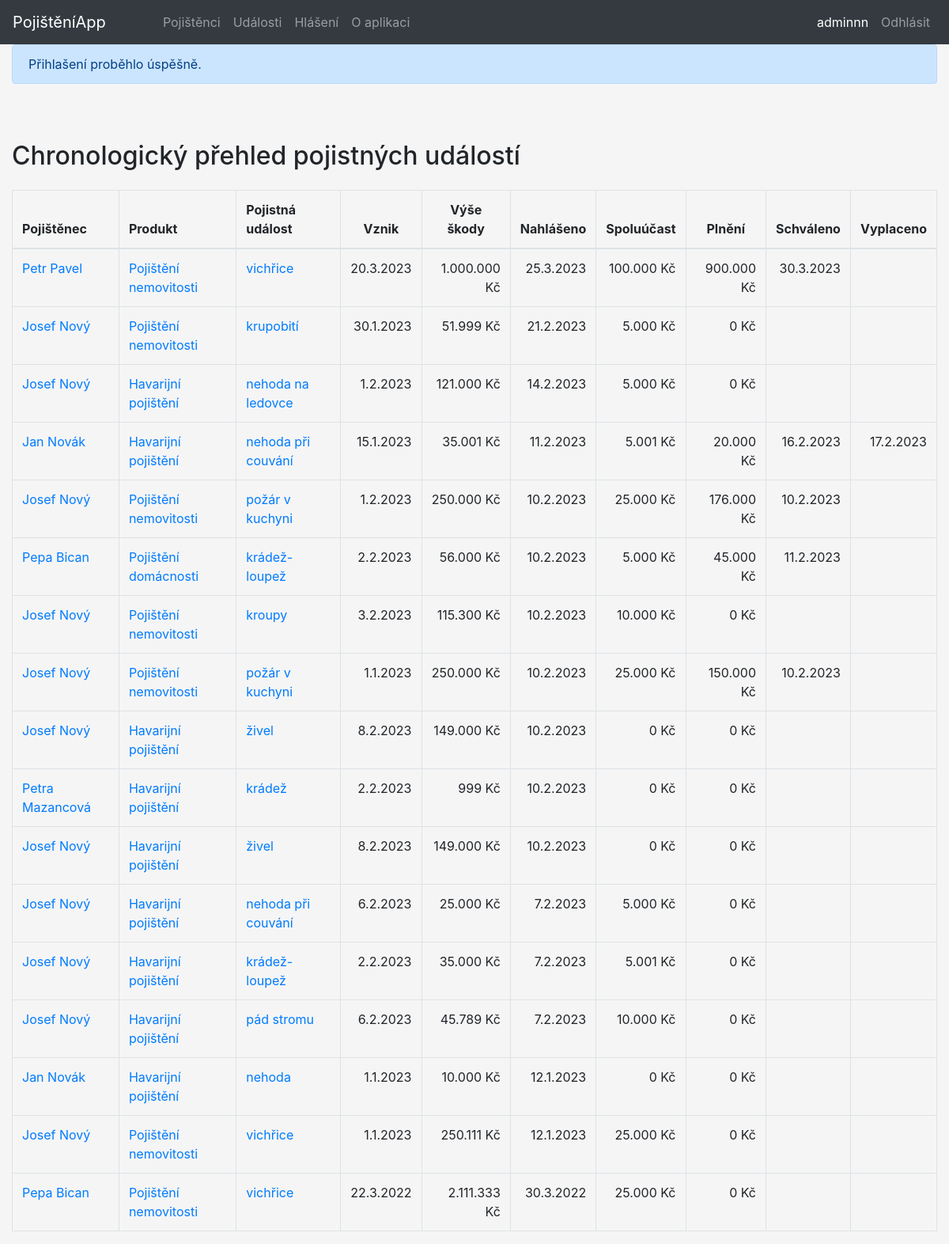
/udalosti (signed in), run on the app's committed database.
### tables this page shows
CREATE TABLE `udalosti` (
  `udalosti_id` int(11) NOT NULL,
  `nazev` varchar(255) NOT NULL,
  `datum_vzniku` date NOT NULL,
  `datum_nahlaseni` date NOT NULL,
  `vyse_skody` int(11) NOT NULL,
  `produkt_id` int(11) NOT NULL
);

CREATE TABLE `pojistenci` (
  `pojistenci_id` int(11) NOT NULL,
  `jmeno` varchar(255) NOT NULL,
  `prijmeni` varchar(255) NOT NULL,
  `email` varchar(255) NOT NULL,
  `telefon` varchar(20) NOT NULL,
  `ulice_cp` varchar(255) NOT NULL,
  `mesto` varchar(255) NOT NULL,
  `psc` varchar(6) NOT NULL,
  `registr_kod` int(11) NOT NULL
);

CREATE TABLE `pojisteni` (
  `pojisteni_id` int(11) NOT NULL,
  `poj_produkt` varchar(255) NOT NULL,
  `poj_castka` int(11) NOT NULL,
  `predmet_poj` varchar(255) NOT NULL,
  `platnost_od` date NOT NULL,
  `platnost_do` date NOT NULL,
  `pojistenec_id` int(11) NOT NULL
);

CREATE TABLE `plneni` (
  `plneni_id` int(11) NOT NULL,
  `vyse_plneni` int(11) DEFAULT NULL,
  `spoluucast` int(11) NOT NULL,
  `datum_schvaleni` date DEFAULT NULL,
  `datum_vyplaty` date DEFAULT NULL,
  `udalost_id` int(11) NOT NULL
);

### index.php (called while the page is built, shortened)
<?php
$smerovac = new SmerovacKontroler();
$smerovac->zpracuj(array($_SERVER['REQUEST_URI']));
$smerovac->vypisPohled();

### kontrolery/UdalostiKontroler.php (called while the page is built, shortened)
<?php
class UdalostiKontroler extends Kontroler
{
	public function zpracuj(array $parametry): void
	{
		$spravceUzivatelu = new SpravceUzivatelu();
		$spravceUdalosti = new SpravceUdalosti();
		$uzivatel = $spravceUzivatelu->vratUzivatele();
		if(!$uzivatel['admin']) {
			$this->presmeruj("pojistenec-udalosti/{$uzivatel['pojistenec_id']}");
		} else {
			$udalosti = $spravceUdalosti->vratHistoriiUdalosti();
		}
	}
}

### modely/Db.php (called while the page is built, shortened)
<?php
class Db {
    private static $spojeni;
    private static array $nastaveni = array(
		PDO::ATTR_ERRMODE => PDO::ERRMODE_EXCEPTION,
		PDO::MYSQL_ATTR_INIT_COMMAND => "SET NAMES utf8",
		PDO::ATTR_EMULATE_PREPARES => false,
	);
    public static function pripoj(string $host, string $uzivatel, string $heslo, string $databaze) : void
    {
		if (!isset(self::$spojeni)) {
			self::$spojeni = @new PDO(
				"mysql:host=$host;dbname=$databaze",
				$uzivatel,
				$heslo,
				self::$nastaveni
			);
		}
	}
    public static function dotazVsechny(string $dotaz, array $parametry = array()) : array|bool
    {
		$navrat = self::$spojeni->prepare($dotaz);
		$navrat->execute($parametry);
		return $navrat->fetchAll();
	}
}

### modely/SpravceUdalosti.php (called while the page is built, shortened)
<?php
class SpravceUdalosti
{
	public function vratHistoriiUdalosti() : array|bool
	{
		return Db::dotazVsechny('
		SELECT `pojistenci_id`, `jmeno`, `prijmeni`, `produkt_id`, `poj_produkt`, `udalosti_id`, `nazev`, `datum_vzniku`, `vyse_skody`, `datum_nahlaseni`, `spoluucast`, `vyse_plneni`, `datum_schvaleni`, `datum_vyplaty`
		FROM `udalosti`
		JOIN `plneni`
		ON `udalosti_id` = `udalost_id`
		JOIN `pojisteni`
		ON `produkt_id` = `pojisteni_id`
		JOIN `pojistenci`
		ON `pojistenci_id` = `pojistenec_id`
		ORDER BY `datum_nahlaseni` DESC
		');
	}
}

### kontrolery/SmerovacKontroler.php (called while the page is built, shortened)
<?php
class SmerovacKontroler extends Kontroler
{
	protected Kontroler $kontroler;
	private function pomlckyDoVelbloudiNotace(string $text) : string
	{
		$veta = str_replace('-', ' ', $text);
		$veta = ucwords($veta);
		$veta = str_replace(' ', '', $veta);
		return $veta;
	}
	private function parsujURL(string $url) : array
	{
        $naparsovanaURL = parse_url($url);
		$naparsovanaURL["path"] = ltrim($naparsovanaURL["path"], "/");
		$naparsovanaURL["path"] = trim($naparsovanaURL["path"]);
		$rozdelenaCesta = explode("/", $naparsovanaURL["path"]);
		return $rozdelenaCesta;
	}
    public function zpracuj(array $parametry) : void
    {
		$naparsovanaURL = $this->parsujURL($parametry[0]);
		$tridaKontroleru = $this->pomlckyDoVelbloudiNotace(array_shift($naparsovanaURL)) . 'Kontroler';
		if (file_exists('kontrolery/' . $tridaKontroleru . '.php'))
			$this->kontroler = new $tridaKontroleru;
		else
			$this->presmeruj('chyba');
        $this->kontroler->zpracuj($naparsovanaURL);
    }
}

### modely/FormatHelper.php (called while the page is built, shortened)
<?php
class FormatHelper
{
    public static function datumDoFormulare($vstupniDatum)
	{
		if (!$vstupniDatum) {
			return null;
		} else
		$datum_pole = explode('-', $vstupniDatum);
		$den = ltrim($datum_pole[2], "0");
		$mesic = ltrim($datum_pole[1], "0");
		$rok = $datum_pole[0];
		return $den . '.' . $mesic . '.' . $rok;
	}
}

### pohledy/udalosti.phtml (the view, shortened to what this page needs)
<div class="container-fluid">
		<h2 class="py-lg-3">Chronologický přehled pojistných událostí</h2>
		<table class="table table-bordered table-hover table-responsive-sm">
			<thead>
				<th>Pojištěnec</th>
				<th>Produkt</th>
				<th>Pojistná událost</th>
				<th style="text-align:center">Vznik</th>
				<th style="text-align:center">Výše škody</th>
				<th style="text-align:center">Nahlášeno</th>
				<th style="text-align:center">Spoluúčast</th>
				<th style="text-align:center">Plnění</th>
				<th style="text-align:center">Schváleno</th>
				<th style="text-align:center">Vyplaceno</th>
			</thead>
			<tbody>
				<?php foreach ($udalosti as $udalost) : ?>
					<tr>
						<td><a href="stavajici-pojistenec/<?=$udalost['pojistenci_id']?>"><?= $udalost['jmeno'] . ' ' . $udalost['prijmeni']?></a></td>
						<td><a href="detail-pojisteni/<?=$udalost['pojistenci_id']?>/<?=$udalost['produkt_id']?>"><?= $udalost['poj_produkt']?></a></td>
						<td><a href="editovat-udalost/<?=$udalost['pojistenci_id']?>/<?=$udalost['produkt_id']?>/<?=$udalost['udalosti_id']?>"><?= $udalost['nazev']?></a></td>
						<td style="text-align:right"><?= FormatHelper::datumDoFormulare($udalost['datum_vzniku'])?></td>
						<td style="text-align:right"><?= number_format($udalost['vyse_skody'], 0, ',', '.') . ' Kč'?></td>
						<td style="text-align:right"><?= FormatHelper::datumDoFormulare($udalost['datum_nahlaseni'])?></td>
						<td style="text-align:right"><?= number_format($udalost['spoluucast'], 0, ',', '.') . ' Kč'?></td>
						<td style="text-align:right"><?= number_format($udalost['vyse_plneni'], 0, ',', '.') . ' Kč'?></td>
						<td style="text-align:right"><?= FormatHelper::datumDoFormulare($udalost['datum_schvaleni'])?></td>
						<td style="text-align:right"><?= FormatHelper::datumDoFormulare($udalost['datum_vyplaty'])?></td>
					</tr>
				<?php endforeach ?>
			</tbody>
		</table>
	</div>

### style.css (style rules this page uses)
body { background-color: whitesmoke; }
.container-fluid { margin-top: 56px; }

### data on the page
udalosti: pojistenci.jmeno "Petr", pojistenci.prijmeni "Pavel", produkt.poj_produkt "Pojištění nemovitosti", nazev "vichřice", datum_vzniku "20.3.2023", vyse_skody "1.000.000", datum_nahlaseni "25.3.2023", plneni.spoluucast "100.000", plneni.vyse_plneni "900.000", plneni.datum_schvaleni "30.3.2023"
udalosti: pojistenci.jmeno "Josef", pojistenci.prijmeni "Nový", produkt.poj_produkt "Pojištění nemovitosti", nazev "krupobití", datum_vzniku "30.1.2023", vyse_skody "51.999", datum_nahlaseni "21.2.2023", plneni.spoluucast "5.000", plneni.vyse_plneni "0"
udalosti: pojistenci.jmeno "Josef", pojistenci.prijmeni "Nový", produkt.poj_produkt "Havarijní pojištění", nazev "nehoda na ledovce", datum_vzniku "1.2.2023", vyse_skody "121.000", datum_nahlaseni "14.2.2023", plneni.spoluucast "5.000", plneni.vyse_plneni "0"
udalosti: pojistenci.jmeno "Jan", pojistenci.prijmeni "Novák", produkt.poj_produkt "Havarijní pojištění", nazev "nehoda při couvání", datum_vzniku "15.1.2023", vyse_skody "35.001", datum_nahlaseni "11.2.2023", plneni.spoluucast "5.001", plneni.vyse_plneni "20.000", plneni.datum_schvaleni "16.2.2023", plneni.datum_vyplaty "17.2.2023"
udalosti: pojistenci.jmeno "Josef", pojistenci.prijmeni "Nový", produkt.poj_produkt "Pojištění nemovitosti", nazev "požár v kuchyni", datum_vzniku "1.2.2023", vyse_skody "250.000", datum_nahlaseni "10.2.2023", plneni.spoluucast "25.000", plneni.vyse_plneni "176.000", plneni.datum_schvaleni "10.2.2023"
udalosti: pojistenci.jmeno "Pepa", pojistenci.prijmeni "Bican", produkt.poj_produkt "Pojištění domácnosti", nazev "krádež-loupež", datum_vzniku "2.2.2023", vyse_skody "56.000", datum_nahlaseni "10.2.2023", plneni.spoluucast "5.000", plneni.vyse_plneni "45.000", plneni.datum_schvaleni "11.2.2023"
udalosti: pojistenci.jmeno "Josef", pojistenci.prijmeni "Nový", produkt.poj_produkt "Pojištění nemovitosti", nazev "kroupy", datum_vzniku "3.2.2023", vyse_skody "115.300", datum_nahlaseni "10.2.2023", plneni.spoluucast "10.000", plneni.vyse_plneni "0"
udalosti: pojistenci.jmeno "Josef", pojistenci.prijmeni "Nový", produkt.poj_produkt "Pojištění nemovitosti", nazev "požár v kuchyni", datum_vzniku "1.1.2023", vyse_skody "250.000", datum_nahlaseni "10.2.2023", plneni.spoluucast "25.000", plneni.vyse_plneni "150.000", plneni.datum_schvaleni "10.2.2023"
udalosti: pojistenci.jmeno "Josef", pojistenci.prijmeni "Nový", produkt.poj_produkt "Havarijní pojištění", nazev "živel", datum_vzniku "8.2.2023", vyse_skody "149.000", datum_nahlaseni "10.2.2023", plneni.spoluucast "0", plneni.vyse_plneni "0"
udalosti: pojistenci.jmeno "Petra", pojistenci.prijmeni "Mazancová", produkt.poj_produkt "Havarijní pojištění", nazev "krádež", datum_vzniku "2.2.2023", vyse_skody "999", datum_nahlaseni "10.2.2023", plneni.spoluucast "0", plneni.vyse_plneni "0"
udalosti: pojistenci.jmeno "Josef", pojistenci.prijmeni "Nový", produkt.poj_produkt "Havarijní pojištění", nazev "živel", datum_vzniku "8.2.2023", vyse_skody "149.000", datum_nahlaseni "10.2.2023", plneni.spoluucast "0", plneni.vyse_plneni "0"
udalosti: pojistenci.jmeno "Josef", pojistenci.prijmeni "Nový", produkt.poj_produkt "Havarijní pojištění", nazev "nehoda při couvání", datum_vzniku "6.2.2023", vyse_skody "25.000", datum_nahlaseni "7.2.2023", plneni.spoluucast "5.000", plneni.vyse_plneni "0"
udalosti: pojistenci.jmeno "Josef", pojistenci.prijmeni "Nový", produkt.poj_produkt "Havarijní pojištění", nazev "krádež-loupež", datum_vzniku "2.2.2023", vyse_skody "35.000", datum_nahlaseni "7.2.2023", plneni.spoluucast "5.001", plneni.vyse_plneni "0"
udalosti: pojistenci.jmeno "Josef", pojistenci.prijmeni "Nový", produkt.poj_produkt "Havarijní pojištění", nazev "pád stromu", datum_vzniku "6.2.2023", vyse_skody "45.789", datum_nahlaseni "7.2.2023", plneni.spoluucast "10.000", plneni.vyse_plneni "0"
udalosti: pojistenci.jmeno "Jan", pojistenci.prijmeni "Novák", produkt.poj_produkt "Havarijní pojištění", nazev "nehoda", datum_vzniku "1.1.2023", vyse_skody "10.000", datum_nahlaseni "12.1.2023", plneni.spoluucast "0", plneni.vyse_plneni "0"
udalosti: pojistenci.jmeno "Josef", pojistenci.prijmeni "Nový", produkt.poj_produkt "Pojištění nemovitosti", nazev "vichřice", datum_vzniku "1.1.2023", vyse_skody "250.111", datum_nahlaseni "12.1.2023", plneni.spoluucast "25.000", plneni.vyse_plneni "0"
udalosti: pojistenci.jmeno "Pepa", pojistenci.prijmeni "Bican", produkt.poj_produkt "Pojištění nemovitosti", nazev "vichřice", datum_vzniku "22.3.2022", vyse_skody "2.111.333", datum_nahlaseni "30.3.2022", plneni.spoluucast "25.000", plneni.vyse_plneni "0"

### other printed values
$prezdivka "adminnn"
$text "Přihlašení proběhlo úspěšně."
